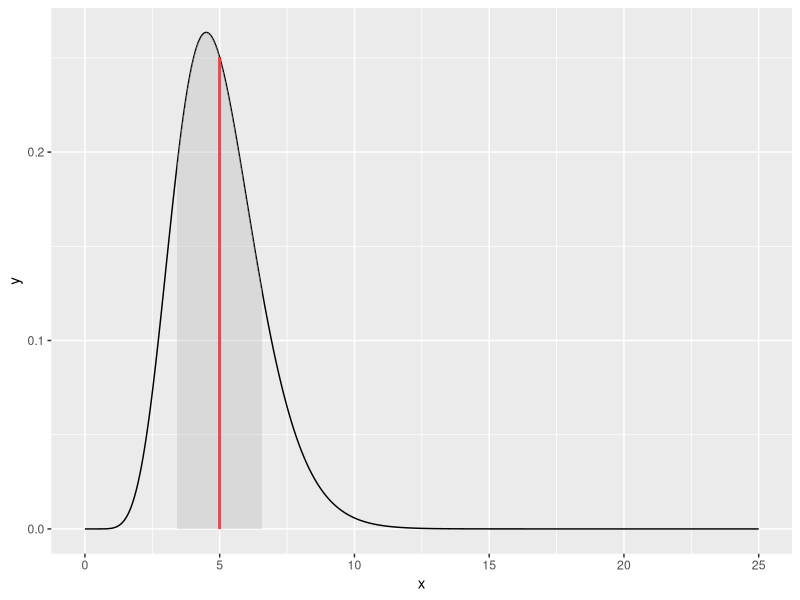
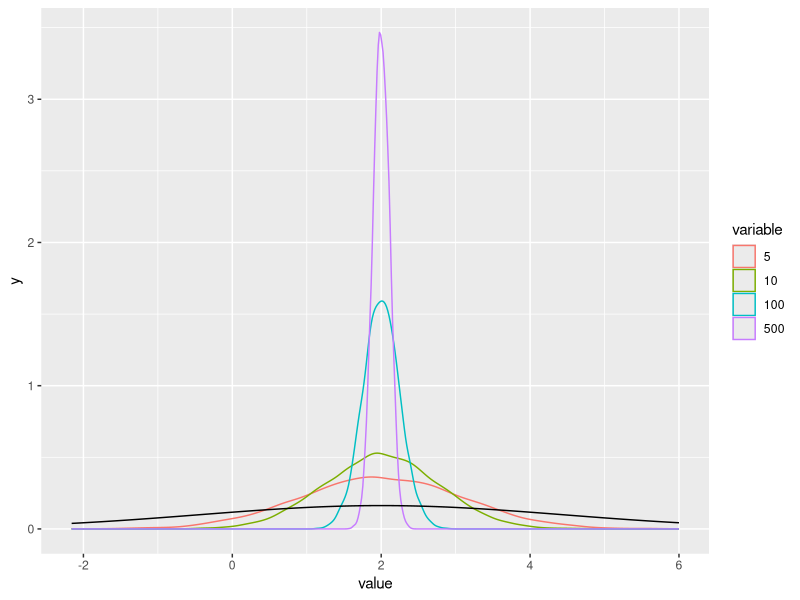
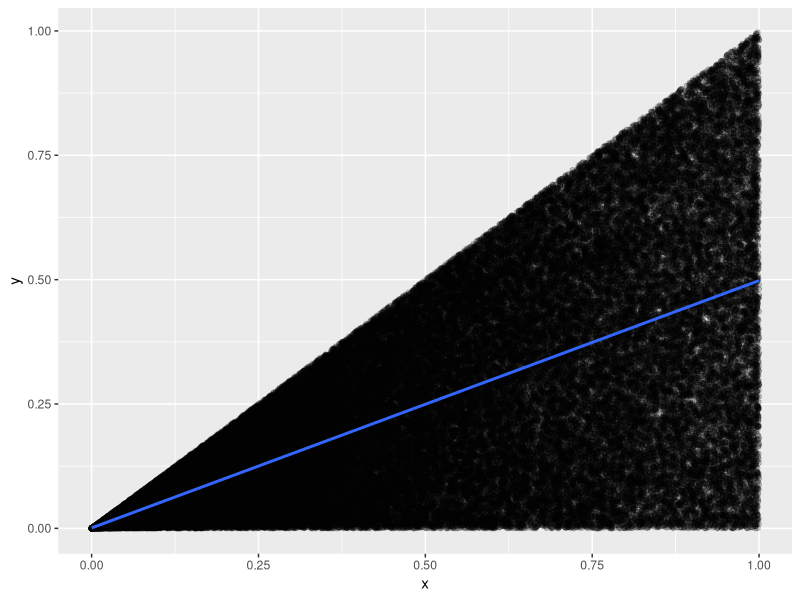

Recreate these plots in R, in order.
## ---- chunk 1
togs <- TRUE
library(ggplot2)
library(dplyr)
library(reshape2)
library(tidyr)
# togs <- FALSE
## ---- chunk 2
set.seed(1)
nsamps <- 1000
x      <- rbinom(nsamps, 1, 0.4)
mean(x)
var(x)
0.4 * (1 - 0.4)
## ---- chunk 3
set.seed(1)
x  <- seq(0, 25, by = 0.01)
y  <- dgamma(x, shape = 10, rate = 2)
df <- data.frame(x = x, y = y)
ggplot(df, aes(x = x, y = y)) +
  geom_line() +
  geom_segment(aes(x = 5, y = 0, xend = 5,
                   yend = dgamma(5, shape = 10, rate = 2)),
               color = "red") +
  stat_function(fun = dgamma, args = list(shape = 10, rate = 2), 
                xlim = c(5 - sqrt(10/4), 5 + sqrt(10/4)), geom = "area", fill = "gray", alpha = 0.4)

## ---- chunk 4
set.seed(1)
mu    <- 0.4
sigma <- 0.5
x     <- rnorm(100000, mean = mu, sd = sigma)

mean(2*x + 4)
2 * mu + 4

mean(x^2)
mu^2 + sigma^2

mean(exp(x))
exp((2 * mu + sigma^2) / 2)
## ---- chunk 5
set.seed(1)
nsamps <- 10000
mu     <- 2
sigma  <- sqrt(6)
N      <- c(5, 10, 100, 500)
X      <- matrix(data = NA, nrow = nsamps, ncol = length(N))
ind    <- 1
for (n in N) {
  for (i in 1:nsamps) {
    X[i,ind] <- mean(rnorm(n, mu, sigma))
  }
  ind <- ind + 1
}
colnames(X) <- N
X           <- melt(as.data.frame(X))

ggplot(data = X, aes(x = value, colour = variable)) +
  geom_density() +
  stat_function(data  = data.frame(x = seq(-2, 6, by = 0.01)), aes(x = x), 
                fun   = dnorm, 
                args  = list(mean = mu, sd = sigma), 
                color = "black")


## ---- chunk 6
set.seed(1)
y  <- rgeom(100000, 0.5)
x  <- rexp(100000, rate = 1 / (y + 1))
x2 <- x[y == 3]

mean(x2)
3 + 1

mean(x)
(1 - 0.5) / 0.5 + 1

## ---- chunk 7
set.seed(1)
nsamps <- 100000
x      <- runif(nsamps)
y      <- runif(nsamps, 0, x)

cov(x, y)
1/24

cor(x, y)
(1 / 24) / (sqrt(7 / (12 * 144)))

ggplot(data.frame(x = x, y = y), aes(x = x, y = y)) +
  geom_point(alpha = 0.2) +
  geom_smooth(method = "lm")
